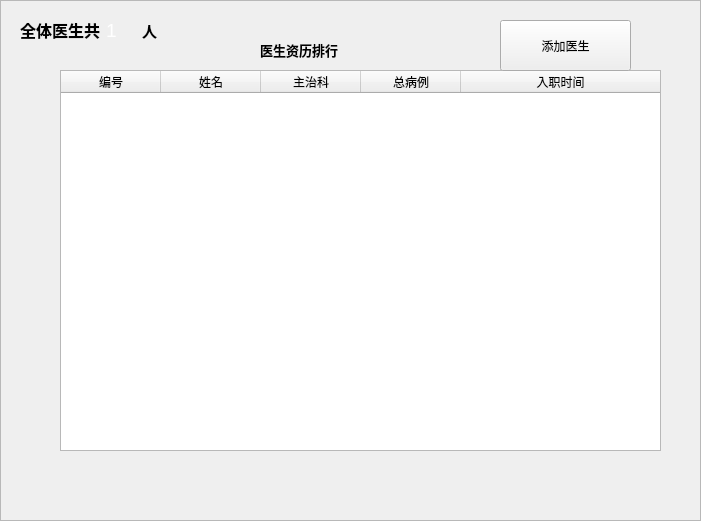
   <widget class="QFrame" name="Dframe">
    <property name="geometry">
     <rect>
      <x>300</x>
      <y>30</y>
      <width>701</width>
      <height>521</height>
     </rect>
    </property>
    <property name="styleSheet">
     <string notr="true">border-image: url();</string>
    </property>
    <property name="frameShape">
     <enum>QFrame::StyledPanel</enum>
    </property>
    <property name="frameShadow">
     <enum>QFrame::Raised</enum>
    </property>
    <widget class="QLabel" name="label_11">
     <property name="geometry">
      <rect>
       <x>260</x>
       <y>30</y>
       <width>191</width>
       <height>41</height>
      </rect>
     </property>
     <property name="styleSheet">
      <string notr="true">border-image: url();
font: 75 18pt &quot;黑体&quot;;</string>
     </property>
     <property name="text">
      <string>&lt;html&gt;&lt;head/&gt;&lt;body&gt;&lt;p&gt;&lt;span style=&quot; font-size:10pt; font-weight:600;&quot;&gt;医生资历排行&lt;/span&gt;&lt;/p&gt;&lt;/body&gt;&lt;/html&gt;</string>
     </property>
    </widget>
    <widget class="QTableWidget" name="DtableWidget_3">
     <property name="geometry">
      <rect>
       <x>60</x>
       <y>70</y>
       <width>601</width>
       <height>381</height>
      </rect>
     </property>
     <property name="styleSheet">
      <string notr="true">border-image: url();
font: 75 11pt &quot;黑体&quot;;</string>
     </property>
     <attribute name="horizontalHeaderStretchLastSection">
      <bool>true</bool>
     </attribute>
     <column>
      <property name="text">
       <string>编号</string>
      </property>
     </column>
     <column>
      <property name="text">
       <string>姓名</string>
      </property>
     </column>
     <column>
      <property name="text">
       <string>主治科</string>
      </property>
     </column>
     <column>
      <property name="text">
       <string>总病例</string>
      </property>
     </column>
     <column>
      <property name="text">
       <string>入职时间</string>
      </property>
     </column>
    </widget>
    <widget class="QPushButton" name="ADpushButton">
     <property name="geometry">
      <rect>
       <x>500</x>
       <y>20</y>
       <width>131</width>
       <height>51</height>
      </rect>
     </property>
     <property name="styleSheet">
      <string notr="true">border-image: url();
font: 12pt &quot;黑体&quot;;</string>
     </property>
     <property name="text">
      <string>添加医生</string>
     </property>
    </widget>
    <widget class="QWidget" name="layoutWidget">
     <property name="geometry">
      <rect>
       <x>20</x>
       <y>10</y>
       <width>151</width>
       <height>41</height>
      </rect>
     </property>
     <layout class="QHBoxLayout" name="horizontalLayout_10">
      <item>
       <widget class="QLabel" name="allCout">
        <property name="styleSheet">
         <string notr="true">border-image: url();</string>
        </property>
        <property name="text">
         <string>&lt;html&gt;&lt;head/&gt;&lt;body&gt;&lt;p&gt;&lt;span style=&quot; font-size:12pt; font-weight:600;&quot;&gt;全体医生共&lt;/span&gt;&lt;/p&gt;&lt;/body&gt;&lt;/html&gt;</string>
        </property>
       </widget>
      </item>
      <item>
       <widget class="QLabel" name="cout">
        <property name="styleSheet">
         <string notr="true">border-image: url();</string>
        </property>
        <property name="text">
         <string>&lt;html&gt;&lt;head/&gt;&lt;body&gt;&lt;p&gt;&lt;span style=&quot; font-size:14pt; color:#ffffff;&quot;&gt;1&lt;/span&gt;&lt;/p&gt;&lt;/body&gt;&lt;/html&gt;</string>
        </property>
       </widget>
      </item>
      <item>
       <widget class="QLabel" name="m">
        <property name="styleSheet">
         <string notr="true">border-image: url();</string>
        </property>
        <property name="text">
         <string>&lt;html&gt;&lt;head/&gt;&lt;body&gt;&lt;p&gt;&lt;span style=&quot; font-size:11pt; font-weight:600;&quot;&gt;人&lt;/span&gt;&lt;/p&gt;&lt;/body&gt;&lt;/html&gt;</string>
        </property>
       </widget>
      </item>
     </layout>
    </widget>
    <zorder>layoutWidget</zorder>
    <zorder>label_11</zorder>
    <zorder>DtableWidget_3</zorder>
    <zorder>ADpushButton</zorder>
   </widget>
